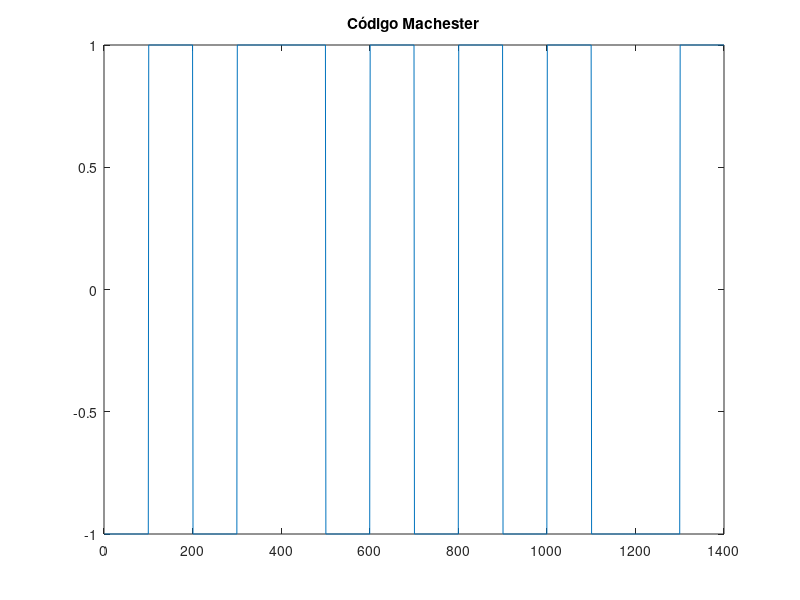

Write the MATLAB code that produced this figure.
%% Comentarios %%
%% Código Machester %%
%prompt = 'Ingresa una palabra: ';
%a = input(prompt,'s');
%x = dec2bin(toascii(a))
x = [1 1 0 0 0 0 1] %h
  T = length(x);
  n = 100;
  N = 2*n*T;
  dt = T/N;
  t = 0:dt:T;
  y = zeros(1,length(x));
  %% Recorriendo los datos %%

  for i=0:1:(T-1)
    if x(i+1) == 1 
        y(i*2*n+1:(2*i+1)*n)=-1; %% Si es 0 envia un -1 %%
        y((i*2+1)*n+1:(2*i+2)*n)=1;
    else
        y(i*2*n+1:(2*i+1)*n)=1;
        y((i*2+1)*n+1:(2*i+2)*n)=-1; 
    end
  end
plot(y)
title("Código Machester")